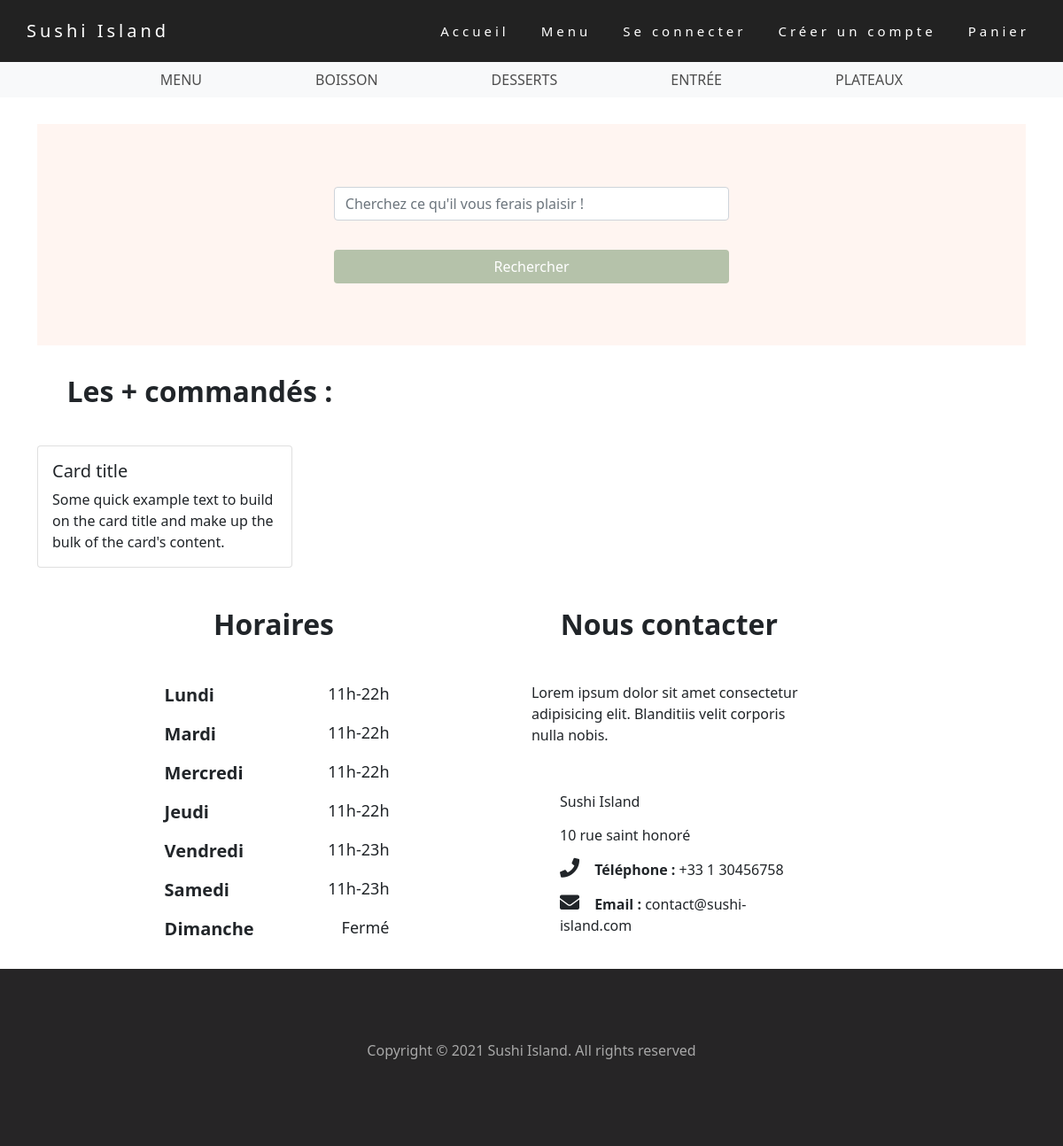
The page /categorie.php on the database its author committed.
### tables this page shows
CREATE TABLE `categorie` (
  `id_categorie` int(5) NOT NULL,
  `libelle` varchar(50) NOT NULL,
  `active` varchar(3) NOT NULL
);

### categorie.php (the view)
<?php
    include_once 'header.php';
    require 'includes/db.inc.php';
?>
    <section class="food-menu">
    <ul class="nav justify-content-center bg-light">
        <?php
            $categorie  = $bdd->query("SELECT * FROM categorie WHERE active='Oui'");
            foreach($categorie as $c) :    ?>
            <li class="nav-item px-5">
                <a class="nav-link" href="./categorie-food.php?categorie_id=<?= $c["id_categorie"] ?>"><?= $c['libelle'] ?></a>
            </li>
    <?php endforeach; ?>
    </ul>
    <div class="container">
        <div class="food-search">
        <form action="food-search.php" method="POST" >
            <input type="search" name="search" class="form-control" placeholder="Cherchez ce qu'il vous ferais plaisir !" required>
            <input type="submit" name="submit" value="Rechercher" class="btn btn-primary btn-search">
        </form>
        </div>
    <h2 class="admin-title"> Les + commandés : </h2>
    <div class="card col-4" style="width: 18rem;">
        <div class="card-body">
            <h5 class="card-title">Card title</h5>
            <p class="card-text">Some quick example text to build on the card title and make up the bulk of the card's content.</p>
        </div>
        </div>
    </div>
    </section>
<?php
    include_once 'footer.php';
?>

### sitestyle.css (style rules this page uses)
* { margin : 0; padding :0; }
body { font-family: 'Raleway', sans-serif; }
li { list-style: none; }
.btn { background-color: none !important; }
.nav.justify-content-center.bg-light li a { text-transform: uppercase; color: rgb(77, 77, 77); }
.food-search { height: 250px; display: flex; justify-content: center; align-items: center; background-color: #FFF5F1; margin-top: 30px; }
.food-search form { width: 40%; height: 70%; display: flex; flex-direction: column; justify-content: space-evenly; }
.btn-search { background-color: #B5C2AA!important; border-color: transparent !important; }
.admin-title { padding: 3%; font-weight: 800; }

### rows shown on the page
categorie: libelle "MENU"
categorie: libelle "BOISSON"
categorie: libelle "DESSERTS"
categorie: libelle "ENTRÉE"
categorie: libelle "PLATEAUX"
